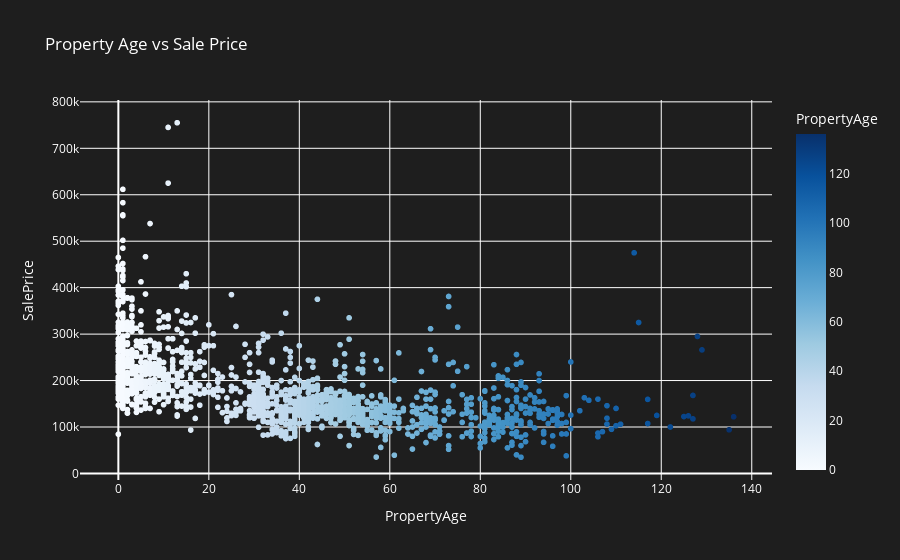

Notebook cell for this chart:
### Code cell
import pandas as pd
import plotly.express as px


data = {
    'YrSold': [2020, 2019, 2021, 2018, 2022],
    'YearBuilt': [2000, 1999, 2005, 1998, 2010],
    'SalePrice': [200000, 250000, 300000, 180000, 350000],
    'GrLivArea': [1500, 1800, 2000, 1600, 2200]
}

# Create DataFrame
df = pd.read_csv("/Users/sarahedens/Downloads/House Regression project/02 Data/train.csv")

# Want to look at the age the property was sold
# Create new 'PropertyAge'
# Calculate PropertyAge
df['PropertyAge'] = df['YrSold'] - df['YearBuilt']

# Calculate Correlation between Property Age and Sale Price
property_age_price_corr = df['PropertyAge'].corr(df['SalePrice'])
print(f'Correlation between Property Age and Sale Price: {property_age_price_corr}')

# Create a scatter plot to visualize the relationship between Property Age and Sale Price
fig4 = px.scatter(df, x='PropertyAge', y='SalePrice', 
                  title='Property Age vs Sale Price', 
                  color='PropertyAge', 
                  color_continuous_scale=px.colors.sequential.Blues)  # Use blue color scale

fig4.update_layout(plot_bgcolor='rgb(30,30,30)', 
                   paper_bgcolor='rgb(30,30,30)', 
                   font=dict(color='white'))

fig4.show()

### Figure 1 — Plotly figure (JSON) as saved in the notebook; plotly's stock layout.template omitted (floating-point values rounded to 4 significant figures; data arrays with more than 128 entries replaced by an {"elided": "..."} marker saying what was removed)
{"data": [{"hovertemplate": "PropertyAge=%{marker.color}<br>SalePrice=%{y}<extra></extra>", "legendgroup": "", "marker": {"color": {"elided": "1460 int values"}, "coloraxis": "coloraxis", "symbol": "circle"}, "mode": "markers", "name": "", "showlegend": false, "type": "scattergl", "x": {"elided": "1460 int values"}, "xaxis": "x", "y": {"elided": "1460 int values"}, "yaxis": "y"}], "layout": {"coloraxis": {"colorbar": {"title": {"text": "PropertyAge"}}, "colorscale": [[0, "rgb(247,251,255)"], [0.125, "rgb(222,235,247)"], [0.25, "rgb(198,219,239)"], [0.375, "rgb(158,202,225)"], [0.5, "rgb(107,174,214)"], [0.625, "rgb(66,146,198)"], [0.75, "rgb(33,113,181)"], [0.875, "rgb(8,81,156)"], [1, "rgb(8,48,107)"]]}, "font": {"color": "white"}, "legend": {"tracegroupgap": 0}, "paper_bgcolor": "rgb(30,30,30)", "plot_bgcolor": "rgb(30,30,30)", "title": {"text": "Property Age vs Sale Price"}, "xaxis": {"anchor": "y", "domain": [0, 1], "title": {"text": "PropertyAge"}}, "yaxis": {"anchor": "x", "domain": [0, 1], "title": {"text": "SalePrice"}}}}
